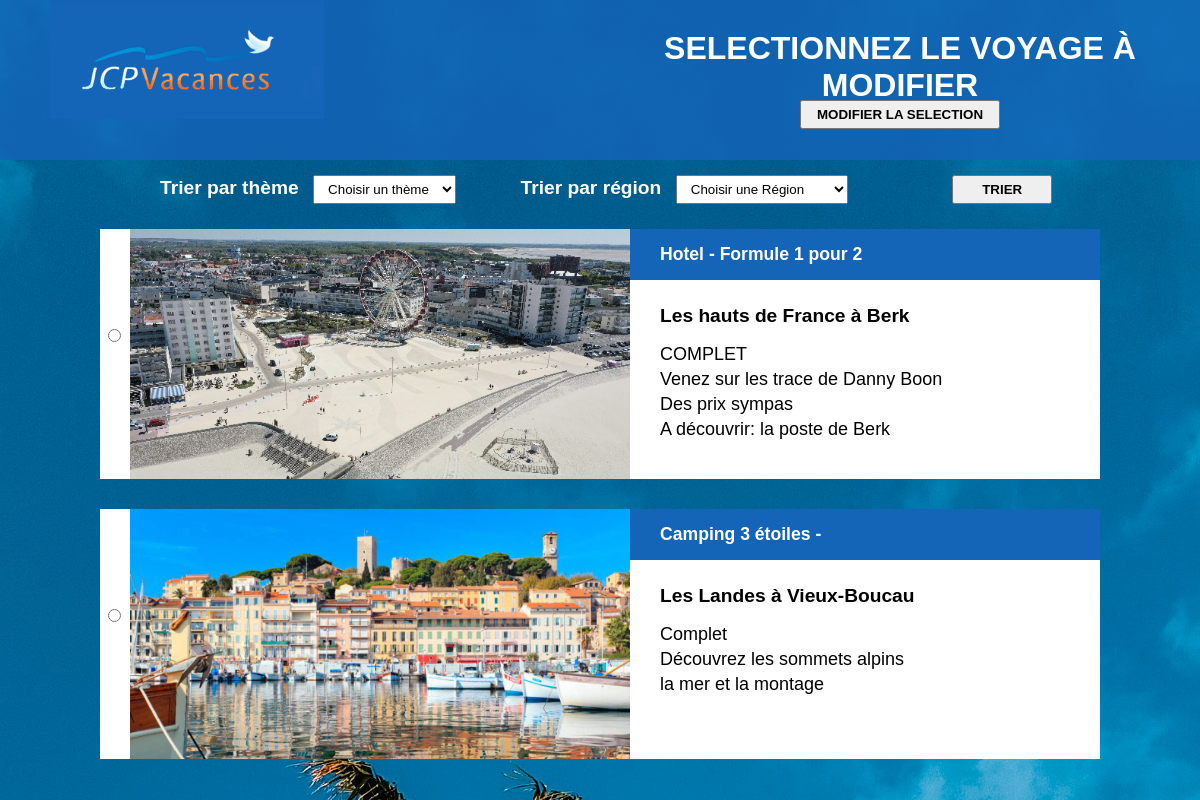
Page /controls/modif.php on the committed database.
### tables this page shows
CREATE TABLE IF NOT EXISTS `voyage` (
  `id_voyage` int NOT NULL AUTO_INCREMENT,
  `id_categorie` int NOT NULL,
  `id_formule` int NOT NULL,
  `title` varchar(255) NOT NULL,
  `image_url` varchar(255) NOT NULL,
  `description` varchar(255) NOT NULL,
  `description2` varchar(255) NOT NULL,
  `description3` varchar(255) NOT NULL,
  `description4` varchar(255) NOT NULL,
  PRIMARY KEY (`id_voyage`)
);

CREATE TABLE IF NOT EXISTS `formule` (
  `id` int NOT NULL AUTO_INCREMENT,
  `formule` varchar(255) NOT NULL,
  `formule_2` varchar(120) NOT NULL,
  PRIMARY KEY (`id`)
);

### controls/dbconnect.php (called while the page is built, shortened)
<?php
class Database {
    private $host;
    private $dbname;
    private $username;
    private $password;
    public function __construct()
    {
        $this->host = "localhost";
        $this->dbname = "jcp_vacances";
        $this->username = "root";
        $this->password = "";
    }
    public function connect(){
        try
{
    $this->connection = new PDO(
        "mysql:host=$this->host;dbname=$this->dbname;charset=utf8",
        $this->username,
        $this->password
    );
}
catch (Exception $e)
{
    die('Erreur : '. $e->getMessage());
}
    }
}
?>

### controls/template.php (the view)
<div class="travel">
                <div class="select">
                    <input type="radio" name="edit" value=<?php echo $row->id_voyage ?>>
                </div>
                <div class="travel__picture">
                    <img src=<?php echo $row->image_url ?> alt="" width="500px">
                </div>
                <div class="travel__text">
                    <p class="formule"><?php echo $row->formule.' - '.$row->formule_2   ?></p>
                    <div class="travel__text_description">
                        <p class="travel__text__title"><?php echo $row->title ?></p>
                        <p class="description"><?php echo $row->description ?></p>
                        <p class="description"><?php echo $row->description2 ?></p>
                        <p class="description"><?php echo $row->description3?></p>
                        <p class="description"><?php echo $row->description4 ?></p>
                    </div>
                </div>
            </div>

### controls/modif.php (shortened to what this page needs)
<!DOCTYPE html>
<?php
require_once('dbconnect.php');
try {
    $bdd = new Database();
    $bdd->connect();
    $request = $bdd->connection->prepare("SELECT * FROM `voyage` INNER JOIN `formule` ON voyage.id_formule = formule.id INNER JOIN `categories` ON voyage.id_categorie = categories.id");
    $request->execute();
    $response = $request->fetchAll(PDO::FETCH_OBJ);
} catch (PDOException $e) {
    die("erreur " . $e->getMessage());
}
?>
<html lang="fr">
<head>
    <link rel="stylesheet" href="../assets/styles/modif.css">
</head>
<body>
<?php include('header.php') ?>
<main>
    <h1>Selectionnez le voyage à modifier</h1>
    <div class="formSort">
        <form method="POST">
            <label for="sortTheme">Trier par thème</label>
            <select name="sortTheme" id="sortTheme">
                <option value="">Choisir un thème</option>
            </select>
            <label for="sortRegion">Trier par région</label>
            <select name="sortRegion" id="sortRegion">
                <option value="">Choisir une Région</option>
            </select>
            <input type="submit" value="trier" class="sortButton">
        </form>
    </div>
    <form method="GET" action="modif-form.php">
        <input type="submit" value="MODIFIER LA SELECTION" id="edit">
        <div class="container">
            <?php
            foreach ($response as $row):
                if(!isset($_POST['sortTheme']) && !isset($_POST['sortRegion'])){
                    include('template.php');
                } elseif(isset($_POST['sortTheme']) || isset($_POST['sortRegion'])){
                    if(($_POST['sortTheme'] == $row->theme) || ($_POST['sortRegion'] == $row->region)){
                        include('template.php');
                    }
                }
            endforeach;
            ?>
        </div>
    </form>
</main>
</body>
</html>

### controls/header.php
<header>
    <div class="logo">
        <a href="menu.php"><img src="../assets/img/Logo-JCP.png" alt="Logo JCP Vacances"></a>
    </div>
</header>

### assets/styles/modif.css (style rules this page uses)
* { margin: 0; padding: 0; box-sizing: border-box; }
body { position: relative; font-family: sans-serif; }
header { position: fixed; right: 0; left: 0; top: 0; height: 160px; background-color: rgba(20, 100, 184, 0.8); z-index: 2; }
.logo { padding-left: 50px; }
main { position:relative; background-image: url("/assets/img/Background-ajout.jpg"); background-size: cover; min-height: 100vh; padding-top: 160px; }
h1 { position: fixed; left: 600px; top : 30px; text-transform: uppercase; color: #ffffff; text-align: center; z-index: 3; }
.formSort { width: 1000px; margin-block: 15px; margin-left: calc(50vw - 500px); margin-right: calc(50vw - 500px); }
.formSort label { margin-left: 60px; font-size: 1.2em; font-weight: 600; color: #ffffff; }
.formSort select { padding-inline: 10px; padding-block: 5px; margin-left: 10px; }
.sortButton { width: 100px; margin-left: 100px; padding-block: 5px; text-transform: uppercase; font-weight: 600; }
.sortButton, #edit, #delete:hover { cursor: pointer; }
form { position: relative; }
#delete, #edit { position: fixed; top: 80px; left: 800px; z-index: 2; padding-block: 5px; padding-inline: 10px; font-weight: 600; width: 200px; margin-top: 20px; }
.container { display: flex; flex-direction: column; justify-content: space-evenly; align-items: center; padding-top: 10px; }
.travel { display: flex; justify-content: center; width: 1000px; background-color: #fff; max-height: 250px; margin-top: 30px; }
.travel:first-child { margin-top: 0; }
.select { width: 3%; }
.select input { margin-top: 100px; margin-left: 8px; }
.travel__picture { width: 50%; overflow: hidden; }
.travel__text { width: 47%; font-family: sans-serif; }
.formule { font-size: 1.1em; font-weight: 600; padding-block: 15px; background-color: #1464b8; padding-left: 30px; color: #ffffff; }
.travel__text__title { font-size: 1.2em; font-weight: bold; padding-top: 25px; padding-bottom: 15px; padding-left: 30px; }
.description { font-size: 18px; padding-left: 30px; line-height: 25px; }

### rows in the picture
voyage: image_url (picture), id_formule.formule "Hotel", id_formule.formule_2 "Formule 1 pour 2", title "Les hauts de France à Berk", description "COMPLET", description2 "Venez sur les trace de Danny Boon", description3 "Des prix sympas", description4 "A découvrir: la poste de Berk"
voyage: image_url (picture), id_formule.formule "Camping 3 étoiles", title "Les Landes à Vieux-Boucau", description "Complet", description2 "Découvrez les sommets alpins", description3 "la mer et la montage"
